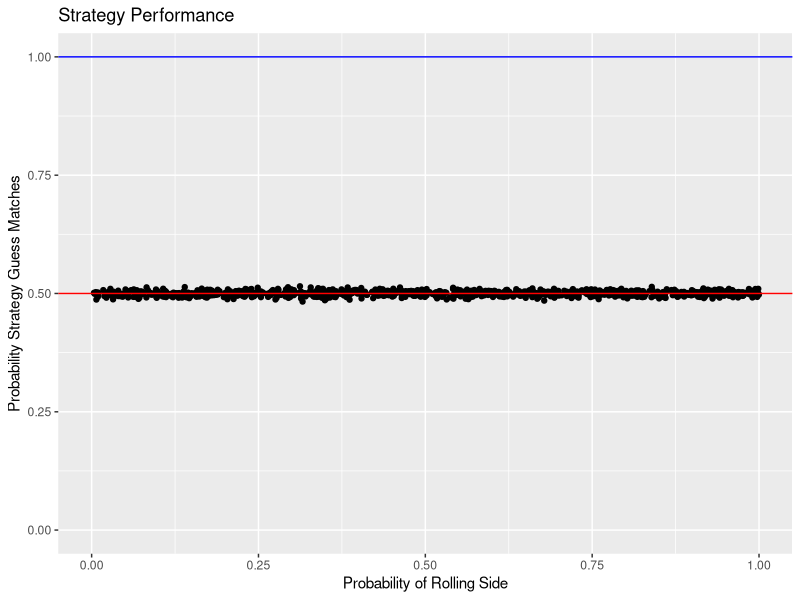
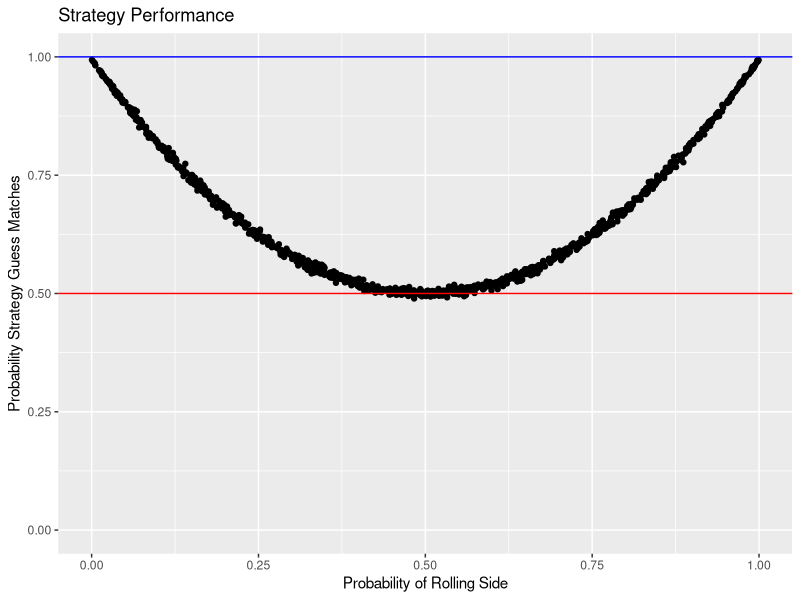
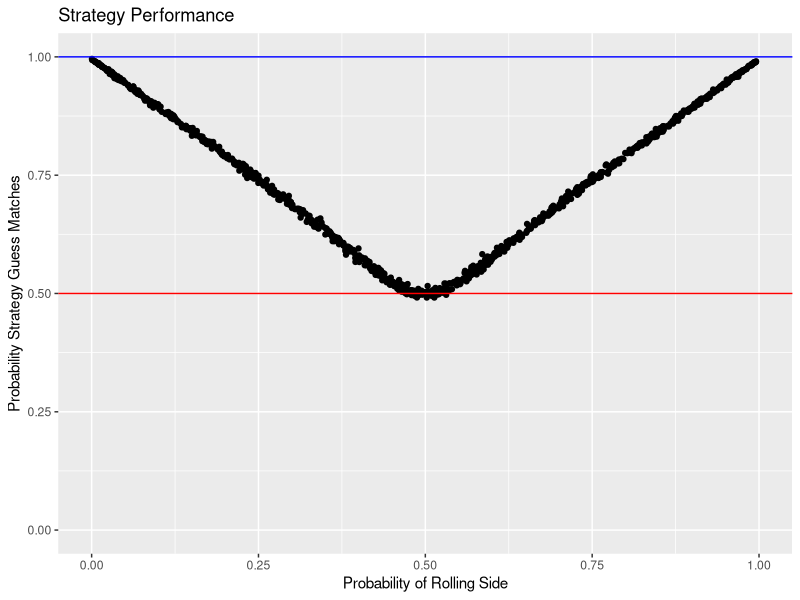
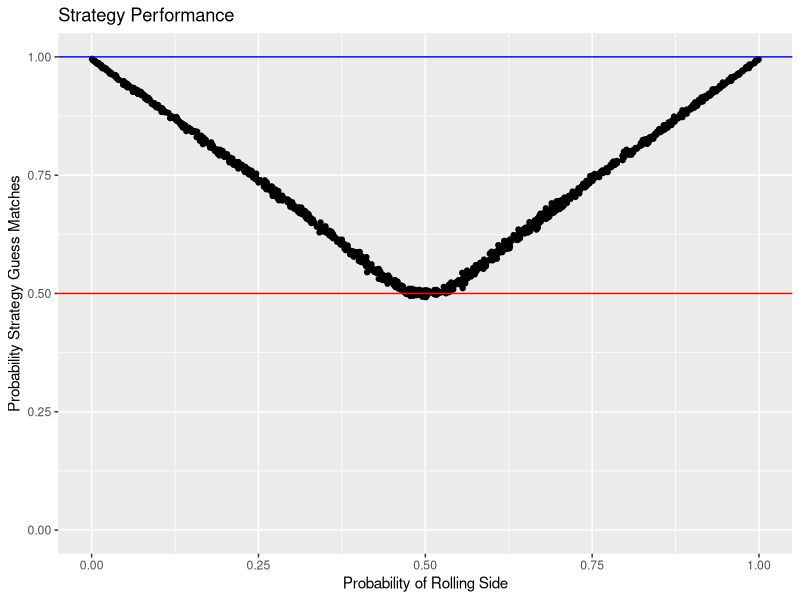
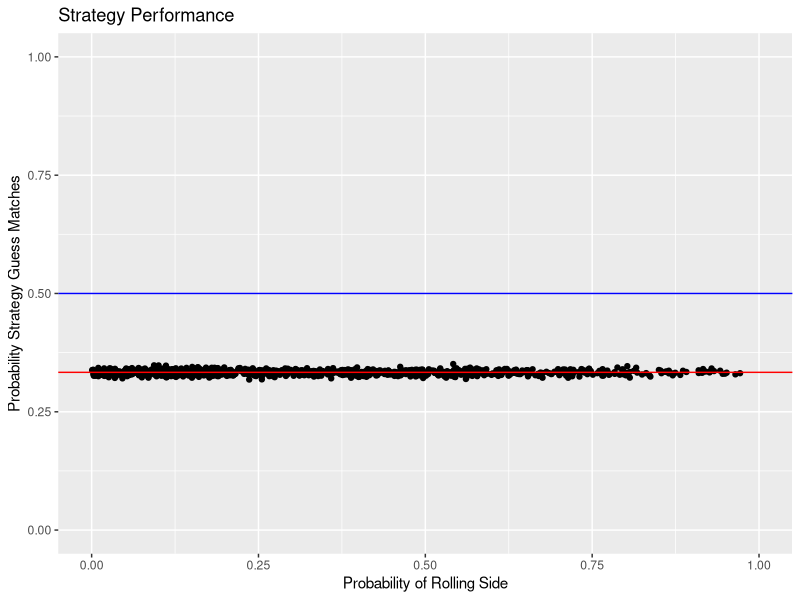
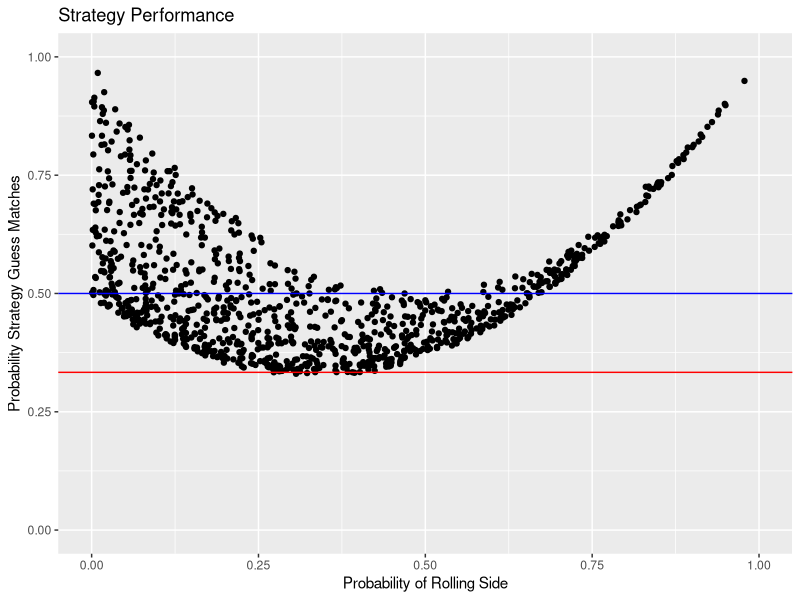

The R source for these figures, in order: (Note: a time limit stopped this script after it produced the figures.)
## ---- chunk 1
library(tidyverse)
## ---- chunk 2
strategy_1 <- function(rolls, N){
  return (sample(1:N, size = length(rolls), replace = TRUE))
}
## ---- chunk 3
strategy_2 <- function(rolls, N){
  l <- length(rolls)
  choice_vec <- c(sample(1:N, 1), rep(0, l - 1))
  for (i in 1:(l - 1)){
    choice_vec[i+1] <- rolls[i]
  }
  return (choice_vec)
}
## ---- chunk 4
strategy_3 <- function(rolls, N){
  l <- length(rolls)
  choice_vec <- c(sample(1:N, 1), rep(0, l - 1))
  counts <- matrix(0, nrow = N, ncol = l-1)
  counts[rolls[1],1] <- 1
  for (i in 2:(l - 1)){
    x <- rep(0, N)
    x[(rolls[i])] <- 1
    counts[,i] <- counts[,i-1] + x
  }
  for (i in 1:(l - 1)){
    max <- max(counts[,i])
    index <- which(counts[,i] == max)
    if (length(index) > 1){
      choice_vec[i+1] <- sum(index[index != choice_vec[i]])
    } else{
      choice_vec[i+1] <- index
    }
  }
  return (choice_vec)
}
## ---- chunk 5
strategy_4 <- function(rolls, N){
  l <- length(rolls)
  choice_vec <- c(sample(1:N, 1), rep(0, l - 1))
  counts <- matrix(0, nrow = N, ncol = l-1)
  counts[rolls[1],1] <- 1
  for (i in 2:(l - 1)){
    x <- rep(0, N)
    x[(rolls[i])] <- 1
    counts[,i] <- counts[,i-1] + x
  }
  for (i in 1:(l - 1)){
    max <- max(counts[,i])
    index <- which(counts[,i] == max)
    if (length(index) > 1){
      choice_vec[i+1] <- sum(index[index == choice_vec[i]])
    } else{
      choice_vec[i+1] <- index
    }
  }
  return (choice_vec)
}
## ---- chunk 6
prob_generator <- function(N, m = 1000, shape = NA){
  shape <- ifelse(is.na(shape), rep(1, N), shape)
  gams <- matrix(rgamma(n = N*m, shape = shape), nrow = N)
  probs <- t(t(gams)/colSums(gams))
  return(probs)
}

roll_tester <- function(m, N, p, strat){
  rolls <- sample(rep(1:N), m, replace = TRUE, prob = p)
  k <- sum(strat(rolls, N) == rolls)
  return (k/m)
}

get_roll_data <- function(n = 100, m = 100, N, p = rep(1/6, 6), strat){
  data <- replicate(n, roll_tester(m, N, p, strat))
  return (data)
}

get_p_range_roll_data <- function(strat, N){
  p_range <- prob_generator(N = N)
  l <- ncol(p_range)
  data <- rep(0, l)
  for (x in 1:l){
    p_data <- get_roll_data(p = p_range[,x], N = N, strat = strat)
    data[x] <- mean(p_data)
  }
  filtered_data <- data.frame(strat = data)
  for (i in 1:N){
    p_i <- p_range[i,]
    filtered_data$X <- p_i
    col_name <- paste("p_val", i, sep = "_")
    names(filtered_data)[names(filtered_data) == "X"] <- col_name
  }
  return(filtered_data)
}

grapher <- function(N = 6, strat = strategy_3, one_graph = TRUE){
  p_roll_data <- get_p_range_roll_data(strat = strat, N = N)
  if (one_graph){
    graph <- ggplot(data = p_roll_data, aes(x = .data[["p_val_1"]])) + 
      geom_point(aes(y = strat)) +
        geom_hline(yintercept = 1/N, col = "red") + 
          geom_hline(yintercept = 1/(N-1), col = "blue") +
            labs(title = "Strategy Performance", x = "Probability of Rolling Side", y = "Probability Strategy Guess Matches") +
              ylim(0:1) + xlim(0:1)
    plot(graph)
  } else{
    for (i in 1:N){
    graph_i <- ggplot(data = p_roll_data, aes(x = .data[[paste("p_val", i, sep = "_")]])) + 
      geom_point(aes(y = strat)) + 
        geom_hline(yintercept = 1/N, col = "red") + 
          geom_hline(yintercept = 1/(N-1), col = "blue") +
            labs(title = "Strategy Performance", x = paste("Probability of Rolling", i, sep = " "), y = "Probability Strategy Guess Matches") +
              ylim(0:1) + xlim(0:1)
    plot(graph_i)
    }
  }
  return (invisible(p_roll_data))
}
## ---- chunk 7
grapher(N = 2, strat = strategy_1)
## ---- chunk 8
grapher(N = 2, strat = strategy_2)
## ---- chunk 9
grapher(N = 2, strat = strategy_3)
## ---- chunk 10
grapher(N = 2, strat = strategy_4)
## ---- chunk 11
grapher(N = 3, strat = strategy_1)
## ---- chunk 12
grapher(N = 3, strat = strategy_2)
## ---- chunk 13
grapher(N = 3, strat = strategy_3)
## ---- chunk 14
grapher(N = 3, strat = strategy_4)
## ---- chunk 15
grapher(N = 4, strat = strategy_1)
## ---- chunk 16
grapher(N = 4, strat = strategy_2)
## ---- chunk 17
grapher(N = 4, strat = strategy_3)
## ---- chunk 18
grapher(N = 4, strat = strategy_4)
